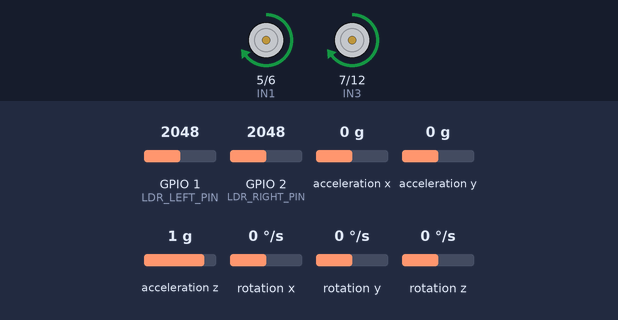
Simulated run of this sketch. Board: ESP32-S3. Shown: motor-driver pin pairs drawn as motors (green arrow = first pin HIGH = forward, orange = second pin HIGH = backward, longer = more drive, scaled by the enable pin). Wiring (inferred from the names in the program): MPU-6050 motion sensor at I2C address 0x68. The test bench sets the inputs (shaded band); at power-on: acceleration y 0 g, GPIO 1 (LDR_LEFT_PIN) = 2048, GPIO 2 (LDR_RIGHT_PIN) = 2048, acceleration x 0 g, acceleration z 1 g, rotation x 0 °/s, rotation y 0 °/s, rotation z 0 °/s (analog values on the 0–4095 scale). What the sketch prints to the serial monitor is not drawn.

Above: at 2.27 s.
2.3 s: acceleration y set to -1.4 g
3.8 s: acceleration y set to -0.1 g
6.8 s: acceleration y set to 0.2 g
At 8.5 s:
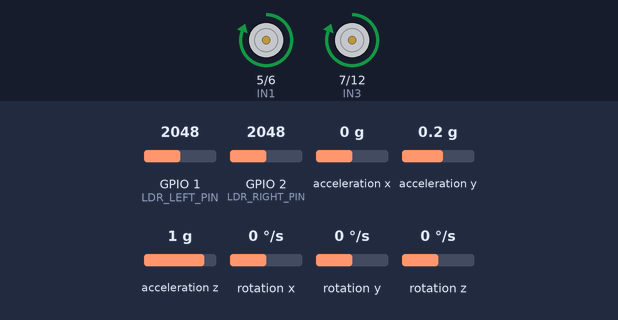
8.8 s: GPIO 1 (LDR_LEFT_PIN) set to 2866
11.8 s: GPIO 2 (LDR_RIGHT_PIN) set to 1228
14.8 s: acceleration y set to -0.8 g
At 15.71 s:
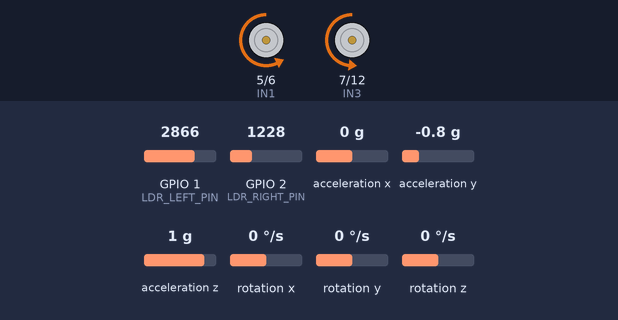
At 17.1 s:
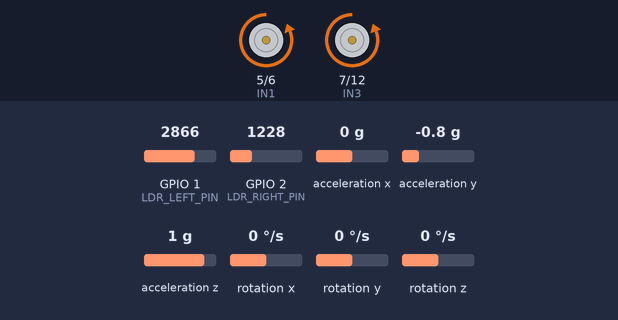
Timing chart, 0 to 18.3 s (numbered marks = the images above; inputs shaded):
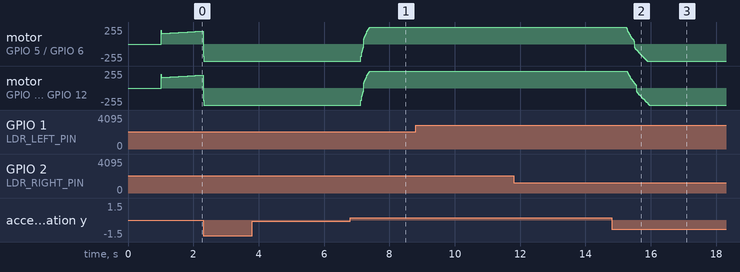

The sketch:

light_following_PID.ino
```cpp
#include <Wire.h>
#include <math.h>

// =====================================================
// L298N Motor Driver Pins (ESP32-S3)
// =====================================================
const int ENA = 4;
const int IN1 = 5;
const int IN2 = 6;

const int IN3 = 7;
const int IN4 = 12;
const int ENB = 13;

// =====================================================
// MPU6050 I2C Pins
// =====================================================
const int S3_SDA = 8;
const int S3_SCL = 9;

const int MPU_ADDR = 0x68;

// =====================================================
// LDR ADC Pins
// =====================================================
// Your used pins:
// Motor pins: 4,5,6,7,12,13
// I2C pins:   8,9
//
// So use free ADC pins for LDRs.
const int LDR_LEFT_PIN  = 1;
const int LDR_RIGHT_PIN = 2;

// =====================================================
// Timing
// =====================================================
unsigned long lastTime = 0;
const float dt = 0.01; // 10ms loop = 100Hz

// Lab 13 slow light-following loop
unsigned long lastLightTime = 0;
const unsigned long LIGHT_LOOP_PERIOD_MS = 100; // 10Hz
const float lightDt = 0.1;

// =====================================================
// Angle Variables
// =====================================================
float currentAngle = 0.0;

// =====================================================
// PID Gains
// SELF BALANCING PID - UNCHANGED
// =====================================================
float Kp = 45.0;
float Ki = 15.0;
float Kd = 0.2;

float integral = 0.0;
float prevError = 0.0;

const float desiredAngle = -5.0;

// =====================================================
// Light Following PID - Slow Outer Loop
// =====================================================
// Start weak so it does not disturb balance.
float Kp_light = 0.2;
float Ki_light = 0.1;
float Kd_light = 0.0;

float lightIntegral = 0.0;
float prevLightError = 0.0;

float directionControl = 0.0;

// Keep this small initially.
// Since PWM is 9-bit, max is 511. A direction limit of 40-70 is safe.
const float MAX_DIR_CONTROL = 50.0;

// LDR filtering
float L_left_filtered = 0.0;
float L_right_filtered = 0.0;

const float LDR_FILTER_ALPHA = 0.8;

// If your voltage divider is:
// 3.3V ---- LDR ---- ADC ---- 10k ---- GND
// then more light gives higher ADC reading, so keep this false.
//
// If your divider is reversed and more light gives lower ADC reading,
// set this true.
const bool INVERT_LDR_READING = false;

// =====================================================
// PWM Settings
// SELF BALANCING PWM - UNCHANGED
// =====================================================
const int PWM_FREQ = 15000;
const int PWM_RESOLUTION = 9;

const int MIN_PWM = 90;
const int MAX_PWM = 511;

// =====================================================
// SETUP
// =====================================================
void setup() {

  Serial.begin(115200);

  // -----------------------------
  // Motor Pins
  // -----------------------------
  pinMode(IN1, OUTPUT);
  pinMode(IN2, OUTPUT);

  pinMode(IN3, OUTPUT);
  pinMode(IN4, OUTPUT);

  // -----------------------------
  // LDR Pins
  // -----------------------------
  pinMode(LDR_LEFT_PIN, INPUT);
  pinMode(LDR_RIGHT_PIN, INPUT);

  analogReadResolution(12); // ESP32 ADC: 0 to 4095

  // -----------------------------
  // PWM Setup (ESP32-S3 NEW API)
  // -----------------------------
  ledcAttach(ENA, PWM_FREQ, PWM_RESOLUTION);
  ledcAttach(ENB, PWM_FREQ, PWM_RESOLUTION);

  ledcWrite(ENA, 0);
  ledcWrite(ENB, 0);

  // -----------------------------
  // MPU6050 Setup
  // -----------------------------
  Wire.begin(S3_SDA, S3_SCL);

  Wire.beginTransmission(MPU_ADDR);
  Wire.write(0x6B);
  Wire.write(0);
  Wire.endTransmission(true);

  delay(1000);

  Serial.println("Self Balancing Light Following Robot Started");
  Serial.println("Lab 13 MIMO Control: Fast Balance Loop + Slow Light Loop");
}

// =====================================================
// LOOP
// =====================================================
void loop() {

  unsigned long currentTime = millis();

  // =====================================================
  // SLOW LOOP: Light Following at 10Hz
  // This is separated from the fast balance loop.
  // =====================================================
  if (currentTime - lastLightTime >= LIGHT_LOOP_PERIOD_MS) {

    lastLightTime = currentTime;

    updateLightFollowing();
  }

  // =====================================================
  // FAST LOOP: Self Balancing at 100Hz
  // SELF BALANCING CODE BELOW IS KEPT SAME
  // =====================================================
  if (currentTime - lastTime >= 10) {

    lastTime = currentTime;

    // =================================================
    // Read MPU6050
    // =================================================
    Wire.beginTransmission(MPU_ADDR);
    Wire.write(0x3B);
    Wire.endTransmission(false);

    Wire.requestFrom(MPU_ADDR, 14, true);

    int16_t ax = Wire.read() << 8 | Wire.read();
    int16_t ay = Wire.read() << 8 | Wire.read();
    int16_t az = Wire.read() << 8 | Wire.read();

    Wire.read() << 8 | Wire.read(); // Skip Temp

    int16_t gx = Wire.read() << 8 | Wire.read();
    int16_t gy = Wire.read() << 8 | Wire.read();
    int16_t gz = Wire.read() << 8 | Wire.read();

    // =================================================
    // Angle Calculation
    // UNCHANGED
    // =================================================
    float accAngle = (atan2(ay, ax) * 180.0 / PI);

    float gyroRate = -gz/ 131.0;

    // Complementary Filter
    // UNCHANGED
    currentAngle =
      0.9 * (currentAngle + gyroRate * dt) +
      0.1 * accAngle;

    // =================================================
    // PID Controller
    // UNCHANGED
    // =================================================
    float error = desiredAngle - currentAngle;

    integral += error * dt;

    float derivative = (error - prevError) / dt;

    float controlSignal =
      (Kp * error) +
      (Ki * integral) +
      (Kd * derivative);

    prevError = error;

    // =================================================
    // Lab 13 MIMO Integration
    //
    // Your balance output is controlSignal = u_bal.
    // Light-following output is directionControl = u_dir.
    //
    // Manual equation:
    // u_left  = u_bal + u_dir
    // u_right = u_bal - u_dir
    // =================================================
    driveMotorsMIMO(controlSignal, directionControl);

    // =================================================
    // Serial Monitor
    // =================================================
    Serial.print("Angle: ");
    Serial.print(currentAngle);

    Serial.print("   Balance Control: ");
    Serial.print(controlSignal);

    Serial.print("   Direction Control: ");
    Serial.print(directionControl);

    Serial.print("   L_left: ");
    Serial.print(L_left_filtered);

    Serial.print("   L_right: ");
    Serial.print(L_right_filtered);

    Serial.println();
  }
}

// =====================================================
// LIGHT FOLLOWING LOOP
// Slow outer loop for Lab 13
// =====================================================
void updateLightFollowing() {

  int rawLeft = analogRead(LDR_LEFT_PIN);
  int rawRight = analogRead(LDR_RIGHT_PIN);

  if (INVERT_LDR_READING) {
    rawLeft = 4095 - rawLeft;
    rawRight = 4095 - rawRight;
  }

  // Low-pass filtering to reduce LDR noise
  L_left_filtered = LDR_FILTER_ALPHA * L_left_filtered + (1.0 - LDR_FILTER_ALPHA) * rawLeft; //LDR_FILTER_ALPHA * L_left_filtered + (1.0 - LDR_FILTER_ALPHA) *

  L_right_filtered = LDR_FILTER_ALPHA * L_right_filtered + (1.0 - LDR_FILTER_ALPHA) * rawRight; //LDR_FILTER_ALPHA * L_right_filtered + (1.0 - LDR_FILTER_ALPHA) *

  // Normalize light error so room brightness does not dominate
  float lightSum = abs(L_left_filtered - L_right_filtered) + 1.0;

  float error_light =
    (L_left_filtered - L_right_filtered)/10;

  // Optional deadband: ignore tiny differences
  if (abs(error_light) < 50.0) {
    error_light = 0.0;
  }

  lightIntegral += error_light * lightDt;

  // Prevent light integral windup
  lightIntegral = constrain(lightIntegral, -10.0, 10.0);

  float lightDerivative =
    (error_light - prevLightError) / lightDt;

  directionControl =
    (Kp_light * error_light) +
    (Ki_light * lightIntegral) +
    (Kd_light * lightDerivative);

  directionControl =
    constrain(directionControl, -MAX_DIR_CONTROL, MAX_DIR_CONTROL);

  prevLightError = error_light;

  Serial.print("Light Loop -> ");
  Serial.print("L_left: ");
  Serial.print(L_left_filtered);

  Serial.print("   L_right: ");
  Serial.print(L_right_filtered);

  Serial.print("   error_light: ");
  Serial.print(error_light, 4);

  Serial.print("   u_dir: ");
  Serial.println(directionControl);
}

// =====================================================
// MIMO MOTOR CONTROL FUNCTION
// Lab 13 Differential Motor Command
// =====================================================
void driveMotorsMIMO(float balanceControl, float dirControl) {

  float leftCommand  = balanceControl + dirControl;
  float rightCommand = balanceControl - dirControl;

  // Limit command so MIN_PWM + abs(command) does not exceed MAX_PWM
  float maxCommand = MAX_PWM - MIN_PWM;

  leftCommand  = constrain(leftCommand, -maxCommand, maxCommand);
  rightCommand = constrain(rightCommand, -maxCommand, maxCommand);

  int leftSpeed = 0;
  int rightSpeed = 0;

  if (leftCommand != 0) {
    leftSpeed = MIN_PWM + (int)abs(leftCommand);
    leftSpeed = constrain(leftSpeed, 0, MAX_PWM);
  }

  if (rightCommand != 0) {
    rightSpeed = MIN_PWM + (int)abs(rightCommand);
    rightSpeed = constrain(rightSpeed, 0, MAX_PWM);
  }

  // =================================================
  // Left Motor Direction
  // Uses same direction logic as your original code
  // =================================================
  if (leftCommand > 0) {

    digitalWrite(IN1, LOW);
    digitalWrite(IN2, HIGH);
  }

  else if (leftCommand < 0) {

    digitalWrite(IN1, HIGH);
    digitalWrite(IN2, LOW);
  }

  else {

    digitalWrite(IN1, LOW);
    digitalWrite(IN2, LOW);

    leftSpeed = 0;
  }

  // =================================================
  // Right Motor Direction
  // Uses same direction logic as your original code
  // =================================================
  if (rightCommand > 0) {

    digitalWrite(IN3, LOW);
    digitalWrite(IN4, HIGH);
  }

  else if (rightCommand < 0) {

    digitalWrite(IN3, HIGH);
    digitalWrite(IN4, LOW);
  }

  else {

    digitalWrite(IN3, LOW);
    digitalWrite(IN4, LOW);

    rightSpeed = 0;
  }

  // =================================================
  // Apply PWM separately
  // =================================================
  ledcWrite(ENA, leftSpeed);
  ledcWrite(ENB, rightSpeed);

  Serial.print("Left Speed: ");
  Serial.print(leftSpeed);

  Serial.print("   Right Speed: ");
  Serial.println(rightSpeed);
}

// =====================================================
// ORIGINAL MOTOR CONTROL FUNCTION
// Kept here unchanged as backup.
// Not used in Lab 13 MIMO mode.
// =====================================================
void driveMotors(float controlSignal) {

  int motorSpeed =
  constrain(MIN_PWM + (int)abs(controlSignal), 0, MAX_PWM);

  // =================================================
  // Forward
  // =================================================
  if (controlSignal > 0) {

    digitalWrite(IN1, LOW);
    digitalWrite(IN2, HIGH);

    digitalWrite(IN3, LOW);
    digitalWrite(IN4, HIGH);
  }

  // =================================================
  // Backward
  // =================================================
  else if (controlSignal < 0) {

    digitalWrite(IN1, HIGH);
    digitalWrite(IN2, LOW);

    digitalWrite(IN3, HIGH);
    digitalWrite(IN4, LOW);
  }

  // =================================================
  // Stop
  // =================================================
  else {

    digitalWrite(IN1, LOW);
    digitalWrite(IN2, LOW);

    digitalWrite(IN3, LOW);
    digitalWrite(IN4, LOW);

    motorSpeed = 0;
  }

  // =================================================
  // Apply PWM
  // =================================================
  ledcWrite(ENA, motorSpeed);
  ledcWrite(ENB, motorSpeed);

  Serial.print("Speed: ");
  Serial.println(motorSpeed);
}
```

Measured:
- the behaviour switches between 0 and 0.1 g on acceleration y (found by bisection; images 0 and 1)
- after the input at 6.8 s, motor on GPIO 5 (IN1) / GPIO 6 (IN2), motor on GPIO 7 (IN3) / GPIO 12 (IN4): moves from backward 255/255 to forward 255/255 over 0.27 s, starting after 0.32 s
- after the input at 14.8 s, motor on GPIO 5 (IN1) / GPIO 6 (IN2): moves from forward 255/255 to backward 255/255 over 0.64 s, starting after 0.45 s; motor on GPIO 7 (IN3) / GPIO 12 (IN4): moves from forward 255/255 to backward 255/255 over 0.68 s, starting after 0.47 s
